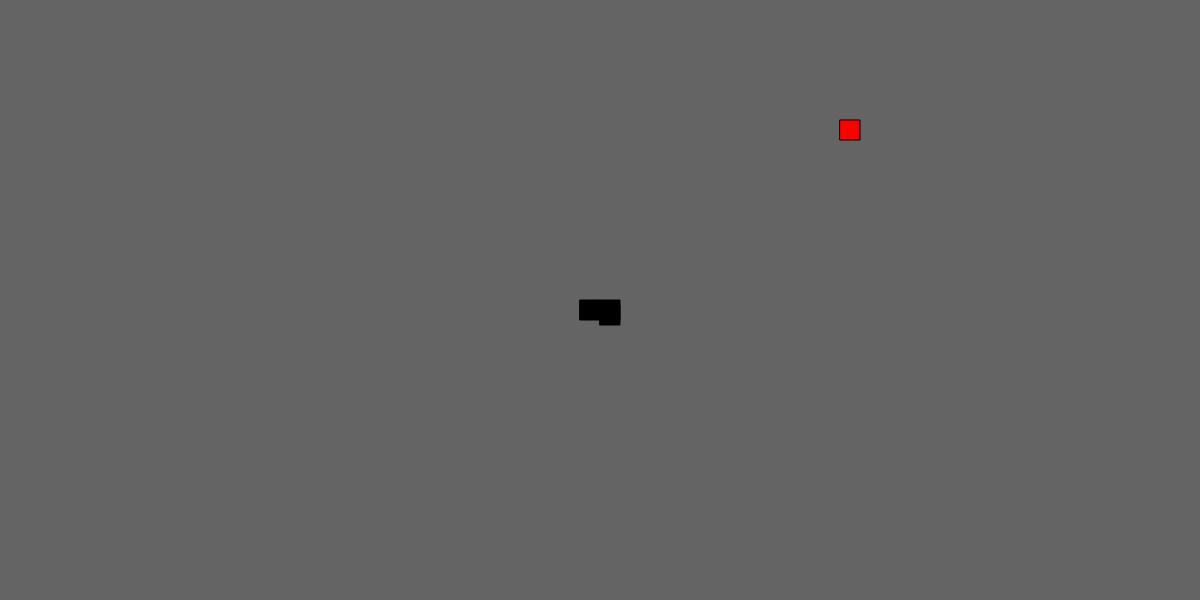
Frame 1 (no input)
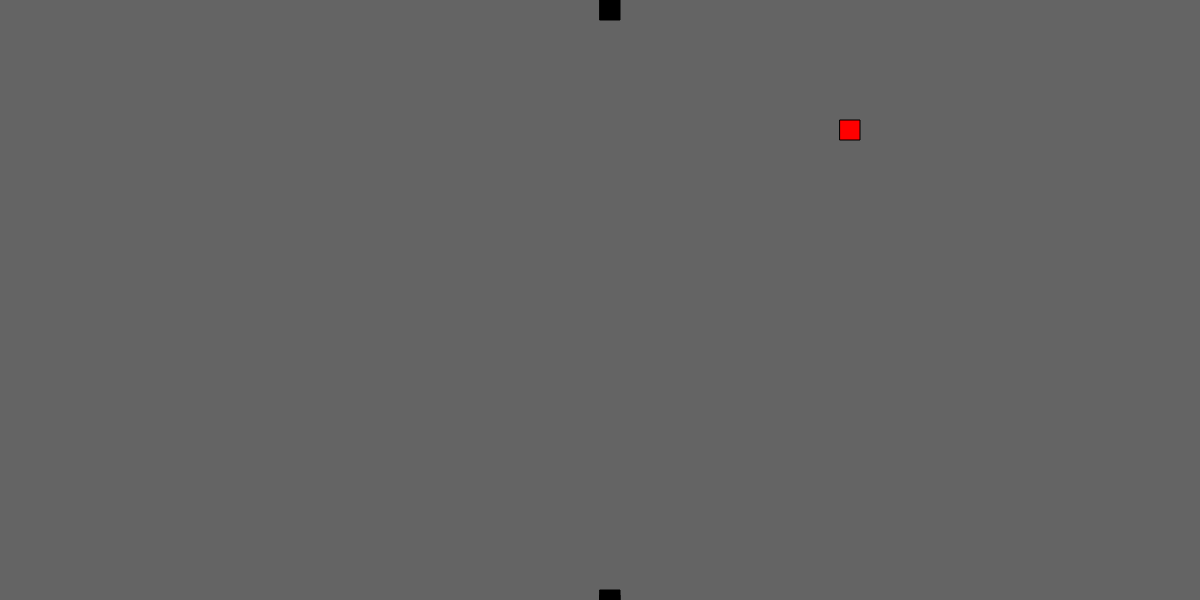
Frame 60 (no input)
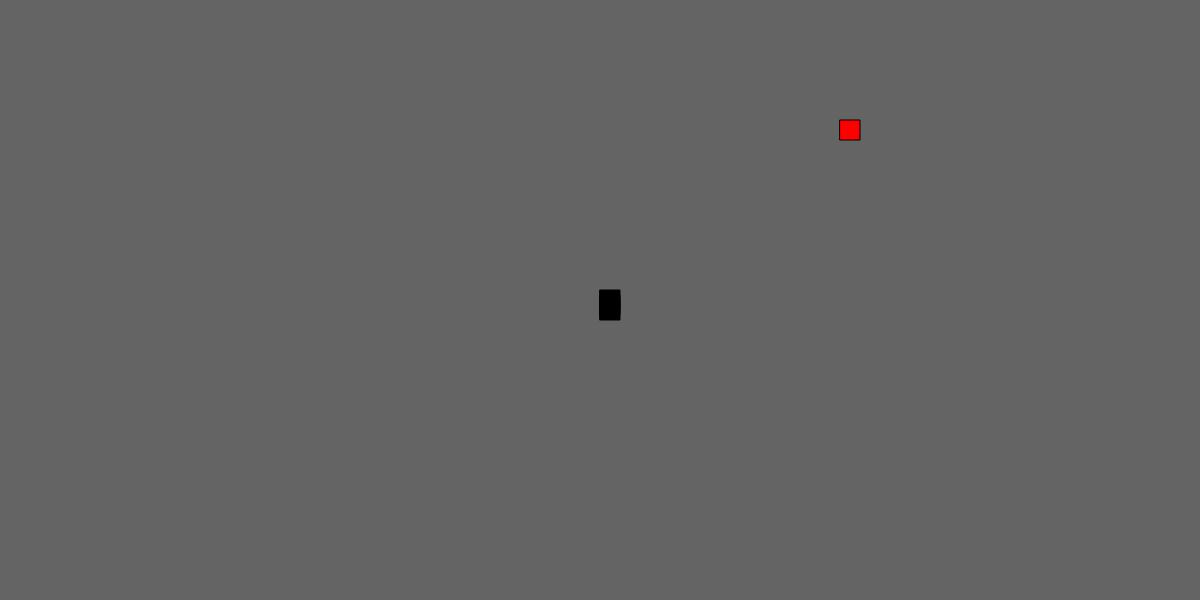
Frame 120 (the mouse pressed at the canvas centre since frame 60)

The p5.js sketch that drew these frames (run headless with seeded random() and noise() and a simulated clock; from frame 60 on, the mouse is pressed at the canvas centre):

// p5.js sketch
// ── sketch.js
// 游戏画布的宽度和高度
var canvasWidth = 1200;
var canvasHeight = 600;

// 每个方块的大小
var blockSize = 20;

// 蛇的初始长度
var initialLength = 3;

//蛇移动的速度
var speed=5;

// 蛇的初始位置
var snakeX = canvasWidth / 2;
var snakeY = canvasHeight / 2;

// 蛇每次移动的距离
var snakeSpeed =speed;

// 蛇的方向
var snakeDirection = 'down';

function mouseClicked() {
  const directions = ["right", "left", "up", "down"];
  const randomIndex = Math.floor(Math.random() * directions.length);
  console.log(directions[randomIndex]);
  snakeDirection =directions[randomIndex] ;
  
}


// 食物的位置
var foodX, foodY;

// 蛇的身体
var snakeBody = [];

// 得分
var score = 0;

// 初始化函数
function setup() {
  createCanvas(canvasWidth, canvasHeight);

  // 设置蛇的初始身体
  for (var i = 0; i < initialLength; i++) {
    snakeBody.push({
      x: snakeX - i * blockSize,
      y: snakeY
    });
  }
  
  // 生成第一个食物
  generateFood();
}

// 绘制函数
function draw() {
  // 绘制背景
  background(100);

  // 移动蛇的身体
  for (var i = snakeBody.length - 1; i >= 1; i--) {
    snakeBody[i].x = snakeBody[i-1].x;
    snakeBody[i].y = snakeBody[i-1].y;
  }
  // 移动蛇头
  switch (snakeDirection) {
    case "right":
      snakeX += snakeSpeed;
      break;
    case "left":
      snakeX -= snakeSpeed;
      break;
    case "up":
      snakeY -= snakeSpeed;
      break;
    case "down":
      snakeY += snakeSpeed;
      break;
  }
   if (snakeX < 0) {
    snakeX = canvasWidth - blockSize;
  } else if (snakeX >= canvasWidth) {
    snakeX = 0;
  } else if (snakeY < 0) {
    snakeY = canvasHeight - blockSize;
  } else if (snakeY >= canvasHeight) {
    snakeY = 0;
  }
  

  // 更新蛇头位置
  snakeBody[0].x = snakeX;
  snakeBody[0].y = snakeY;

  // 绘制食物
  fill(255, 0, 0);
  rect(foodX, foodY, blockSize, blockSize);

  // 绘制蛇的身体
  fill(0);
  for (var k = 0; k < snakeBody.length; k++) {
    rect(snakeBody[k].x, snakeBody[k].y, blockSize, blockSize);
  }

  // 检查蛇头是否碰到了食物
  if (snakeX === foodX && snakeY === foodY) {
    // 更新蛇的身体，加入一个新的格子
    var newHead = {
      x: snakeX,
      y: snakeY
    };
    snakeBody.unshift(newHead);

    // 生成新的食物
    generateFood();

    // 更新分数
    score++;

    // 每吃到2个食物，增加蛇的长度
    if (score % 2 === 0) {
      var tail = snakeBody[snakeBody.length - 1];
      snakeBody.push({
        x: tail.x,
        y: tail.y
      });
    }
  }
}

// 生成随机的食物位置
function generateFood() {
  var cols = floor(canvasWidth / blockSize);
  var rows = floor(canvasHeight / blockSize);
  foodX = floor(random(cols)) * blockSize;
  foodY = floor(random(rows)) * blockSize;
}
